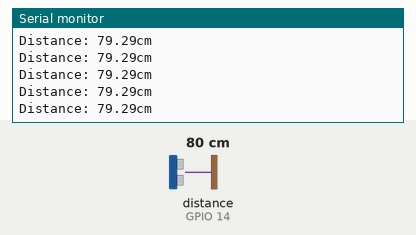
Recording of a sketch running on a simulated ESP32. Shown: the last lines printed to the serial monitor. Wiring (inferred from the names in the program): ultrasonic range finder: trigger GPIO 13; echo GPIO 14. Inputs (shaded band) come from the test bench; at power-on: distance to the obstacle (sensor on GPIO 14) 80 cm. The echo pulse lasts 58.3 µs per cm.

Above: at 1.2 s.
1.3 s: distance to the obstacle (sensor on GPIO 14) set to 2 cm
At 1.37 s:
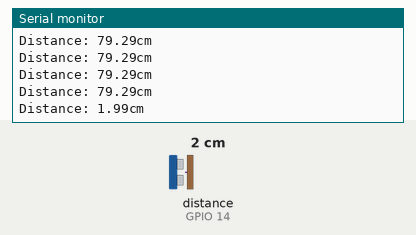
2.8 s: distance to the obstacle (sensor on GPIO 14) set to 4 cm
At 2.88 s:
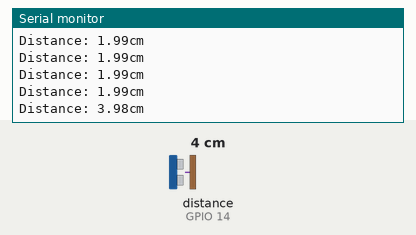
Timing chart, 0 to 5.8 s (numbered marks = the images above; inputs shaded):
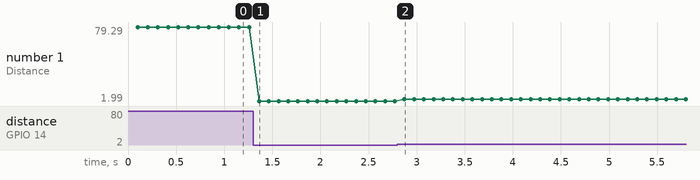

Measured:
- after the input at 1.3 s, the serial monitor: prints a new line after 0.06 s (image 1)
- after the input at 2.8 s, the serial monitor: prints a new line after 0.07 s (image 2)
- plotted number 1: 79.29 → 1.99 after the input at 1.3 s, 1.99 → 3.98 after the input at 2.8 s

The sketch:

ultrasonic_ranging.ino
```cpp
// Project 20.1: Ultrasonic Ranging.

// Initialize pins:
    // Trigger pin:
    #define trigPin 13

    // Echo pin:
    #define echoPin 14

// Sensor has a maximum distance rated at 400-500cm:
#define MAX_DISTANCE 700

// Define length of time before time out:
float timeOut = MAX_DISTANCE * 60;

// Define sound speed: 340 ms (the speed of sound through air).
int soundVelocity = 340;

void setup() {
    // Trigger pin must be set to OUTPUT:
    pinMode(trigPin, OUTPUT);

    // Echo pin must be set to INPUT:
    pinMode(echoPin, INPUT);

    // Begin serial monitor with ESP32 at baud rate:
    Serial.begin(115200);
}

void loop() {
    // Wait 100ms between pings (20 pings/second).
    delay(100);
    Serial.print("Distance: ");

    // Send ping:
    Serial.print(getSonar());

    // Print a message to the serial monitor with the distance:
    Serial.println("cm");
}

// Function that sends out a ping and receives response, returns distance in cm as a float:
float getSonar() {
    unsigned long pingTime;
    float distance;

    // Make trigPin output high level lasting for 10us to trigger module:
    digitalWrite(trigPin, HIGH);
    delayMicroseconds(10);
    digitalWrite(trigPin, LOW);

    // Wait:
    pingTime = pulseIn(echoPin, HIGH, timeOut);

    // Calculate the distance according to the time:
    distance = (float)pingTime * soundVelocity / 2 / 10000;
    return distance;
}
```
